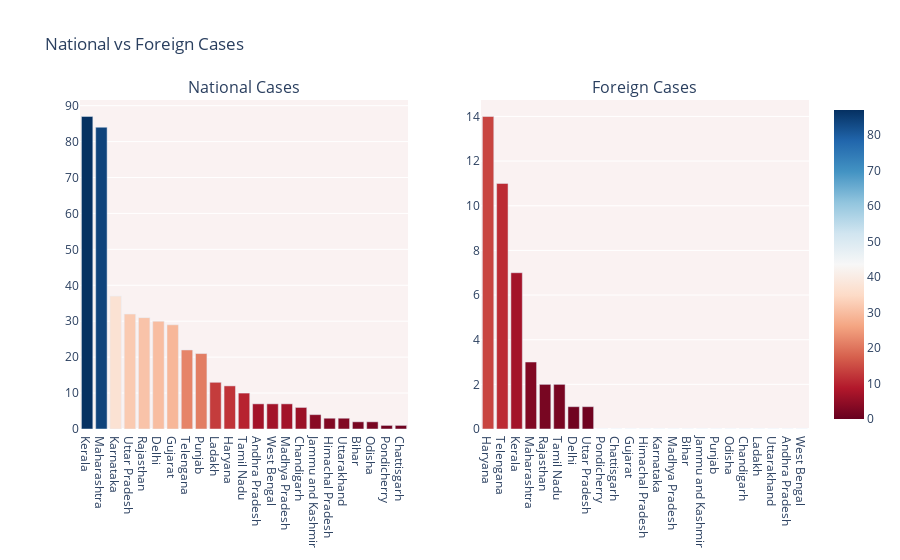

Here is the notebook cell this chart was saved with:
### Markdown cell above
## 1.4 National vs Foreign cases

### Code cell
import plotly.graph_objects as go
from plotly.subplots import make_subplots

fig = make_subplots(
    rows=1, cols=2,
    subplot_titles=("National Cases","Foreign Cases"))

temp = df.sort_values('Total Confirmed cases (Indian National)', ascending=False).sort_values('Total Confirmed cases (Indian National)', ascending=False)

fig.add_trace(go.Bar( y=temp['Total Confirmed cases (Indian National)'], x=temp["Name of State / UT"],  
                     marker=dict(color=temp['Total Confirmed cases (Indian National)'], coloraxis="coloraxis")),
              1, 1)
                     
temp1 = df.sort_values('Total Confirmed cases ( Foreign National )', ascending=False).sort_values('Total Confirmed cases ( Foreign National )', ascending=False)

fig.add_trace(go.Bar( y=temp1['Total Confirmed cases ( Foreign National )'], x=temp1["Name of State / UT"],  
                     marker=dict(color=temp1['Total Confirmed cases ( Foreign National )'], coloraxis="coloraxis")),
              1, 2)                     
                     

fig.update_layout(coloraxis=dict(colorscale='rdbu'), showlegend=False,title_text="National vs Foreign Cases",plot_bgcolor='rgb(250, 242, 242)')
fig.show()

### Figure 1 — Plotly figure (JSON) as saved in the notebook; plotly's stock layout.template omitted (floating-point values rounded to 4 significant figures)
{"data": [{"marker": {"color": [87, 84, 37, 32, 31, 30, 29, 22, 21, 13, 12, 10, 7, 7, 7, 6, 4, 3, 3, 2, 2, 1, 1], "coloraxis": "coloraxis"}, "type": "bar", "x": ["Kerala", "Maharashtra", "Karnataka", "Uttar Pradesh", "Rajasthan", "Delhi", "Gujarat", "Telengana", "Punjab", "Ladakh", "Haryana", "Tamil Nadu", "Andhra Pradesh", "West Bengal", "Madhya Pradesh", "Chandigarh", "Jammu and Kashmir", "Himachal Pradesh", "Uttarakhand", "Bihar", "Odisha", "Pondicherry", "Chattisgarh"], "xaxis": "x", "y": [87, 84, 37, 32, 31, 30, 29, 22, 21, 13, 12, 10, 7, 7, 7, 6, 4, 3, 3, 2, 2, 1, 1], "yaxis": "y"}, {"marker": {"color": [14, 11, 7, 3, 2, 2, 1, 1, 0, 0, 0, 0, 0, 0, 0, 0, 0, 0, 0, 0, 0, 0, 0], "coloraxis": "coloraxis"}, "type": "bar", "x": ["Haryana", "Telengana", "Kerala", "Maharashtra", "Rajasthan", "Tamil Nadu", "Delhi", "Uttar Pradesh", "Pondicherry", "Chattisgarh", "Gujarat", "Himachal Pradesh", "Karnataka", "Madhya Pradesh", "Bihar", "Jammu and Kashmir", "Punjab", "Odisha", "Chandigarh", "Ladakh", "Uttarakhand", "Andhra Pradesh", "West Bengal"], "xaxis": "x2", "y": [14, 11, 7, 3, 2, 2, 1, 1, 0, 0, 0, 0, 0, 0, 0, 0, 0, 0, 0, 0, 0, 0, 0], "yaxis": "y2"}], "layout": {"annotations": [{"font": {"size": 16}, "showarrow": false, "text": "National Cases", "x": 0.225, "xanchor": "center", "xref": "paper", "y": 1.0, "yanchor": "bottom", "yref": "paper"}, {"font": {"size": 16}, "showarrow": false, "text": "Foreign Cases", "x": 0.775, "xanchor": "center", "xref": "paper", "y": 1.0, "yanchor": "bottom", "yref": "paper"}], "coloraxis": {"colorscale": [[0.0, "rgb(103,0,31)"], [0.1, "rgb(178,24,43)"], [0.2, "rgb(214,96,77)"], [0.3, "rgb(244,165,130)"], [0.4, "rgb(253,219,199)"], [0.5, "rgb(247,247,247)"], [0.6, "rgb(209,229,240)"], [0.7, "rgb(146,197,222)"], [0.8, "rgb(67,147,195)"], [0.9, "rgb(33,102,172)"], [1.0, "rgb(5,48,97)"]]}, "plot_bgcolor": "rgb(250, 242, 242)", "showlegend": false, "title": {"text": "National vs Foreign Cases"}, "xaxis": {"anchor": "y", "domain": [0.0, 0.45]}, "xaxis2": {"anchor": "y2", "domain": [0.55, 1.0]}, "yaxis": {"anchor": "x", "domain": [0.0, 1.0]}, "yaxis2": {"anchor": "x2", "domain": [0.0, 1.0]}}}
